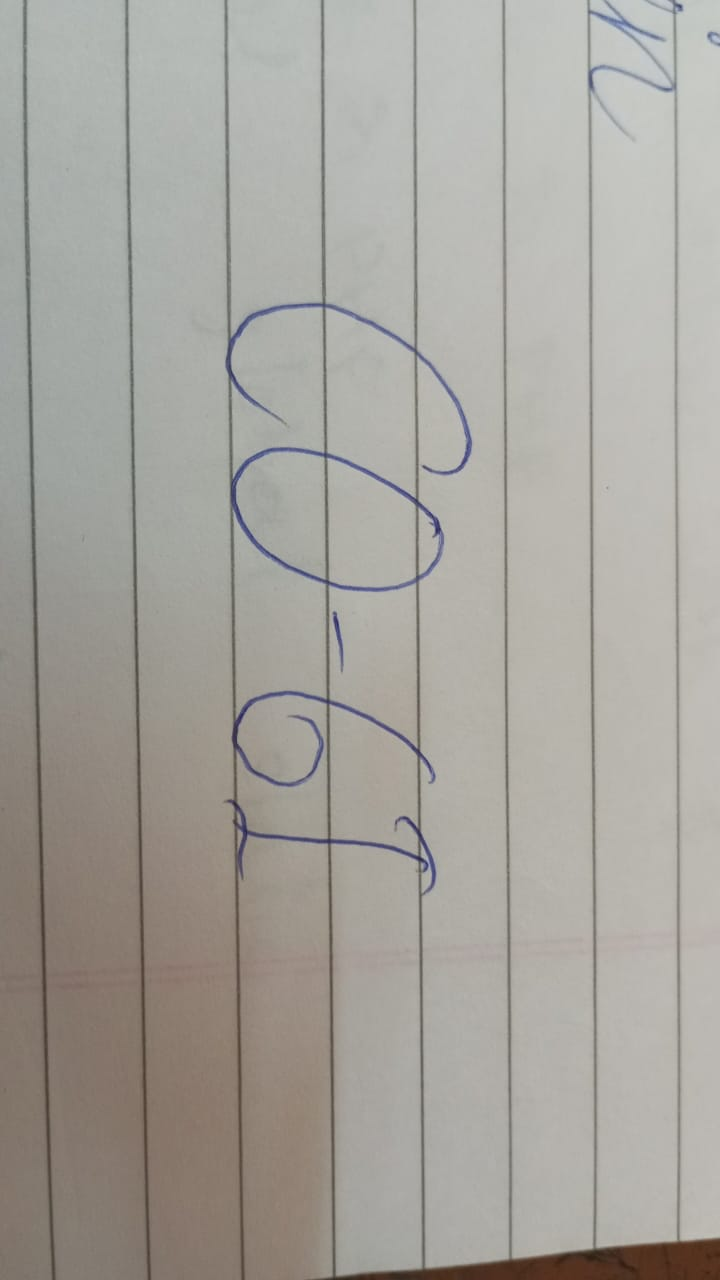
#> input picture img pro/input_images/3.jpg, 720 x 1280 px, found by its file name
$ python demo1.py
#> lines starting #> are read from the running program, lines starting #| are printed output that depends on the picture; after the words box and inside, x2 and y2 are one past the last pixel; in counts of white or black regions, pixels touching at a corner belong together
import cv2
import numpy as np
import os

def process_image(input_path, output_path, block_size=11, c_constant=2, canny_threshold1=50, canny_threshold2=150):
#> called with block_size = 11, c_constant = 2, canny_threshold1 = 50, canny_threshold2 = 150
    try:
        # Step 1: Load the hand-drawn image
        img = cv2.imread(input_path, cv2.IMREAD_GRAYSCALE)
#> img: shape (1280, 720); min 34, max 205, mean 163.8
        if img is None:
            print("Error: Unable to load the image. Check the file path.")
            return

        # Step 2: Apply Gaussian Blur to reduce noise before processing
        blurred_img = cv2.GaussianBlur(img, (7, 7), 0)

        # Step 3: Use adaptive thresholding for better binarization
        binary_img = cv2.adaptiveThreshold(
            blurred_img, 255,
            cv2.ADAPTIVE_THRESH_GAUSSIAN_C,
            cv2.THRESH_BINARY_INV,
            block_size, c_constant
        )
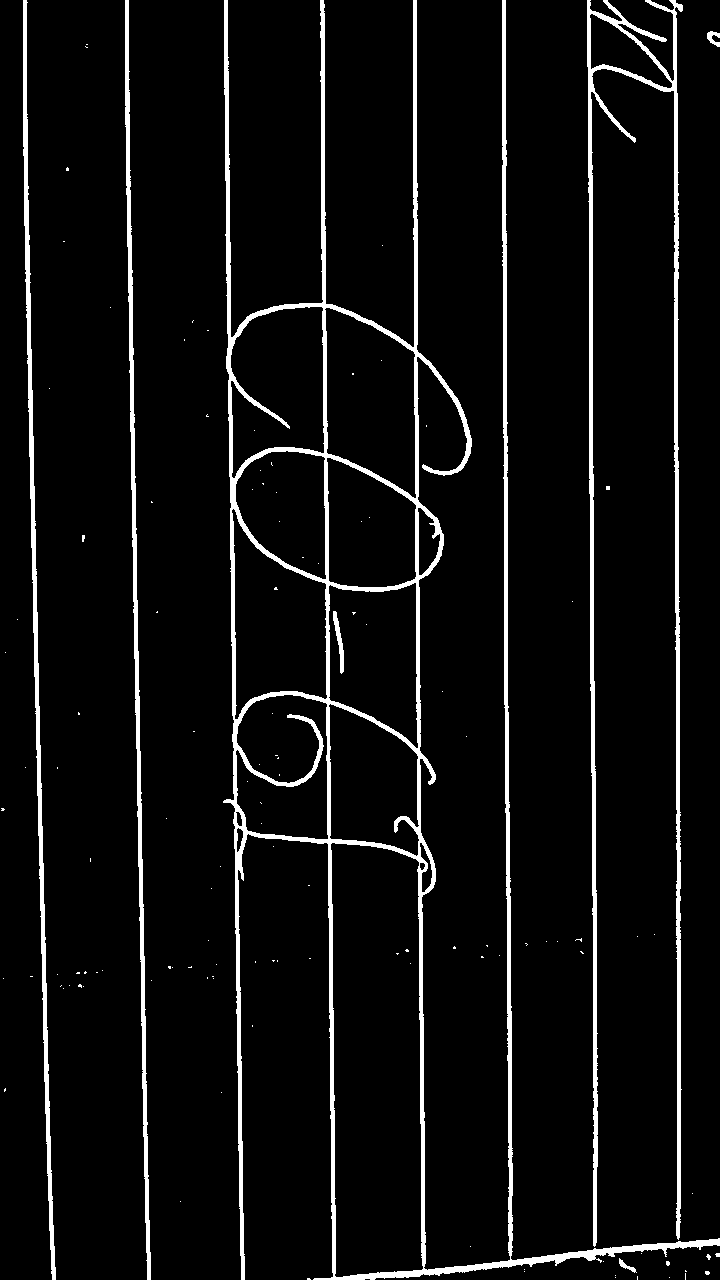
#> binary_img: shape (1280, 720); 5.9% white; 123 white regions (116 under 20 px), largest, box (x1, y1, x2, y2) and area: (223, 0, 720, 1280) 30957, (587, 0, 683, 1247) 11686, (23, 0, 56, 1280) 5527

        # Step 4: Use morphological operations to refine edges
        kernel = cv2.getStructuringElement(cv2.MORPH_ELLIPSE, (3, 3))
        morphed_img = cv2.morphologyEx(binary_img, cv2.MORPH_CLOSE, kernel)
#> morphed_img: shape (1280, 720); 5.9% white; 118 white regions (112 under 20 px), largest, box (x1, y1, x2, y2) and area: (223, 0, 720, 1280) 42723, (23, 0, 56, 1280) 5527, (125, 0, 151, 1280) 5341, (333, 611, 344, 674) 270, (707, 31, 720, 47) 115, (619, 1258, 637, 1273) 82

        # Step 5: Apply edge detection using Canny
        edges = cv2.Canny(morphed_img, canny_threshold1, canny_threshold2)
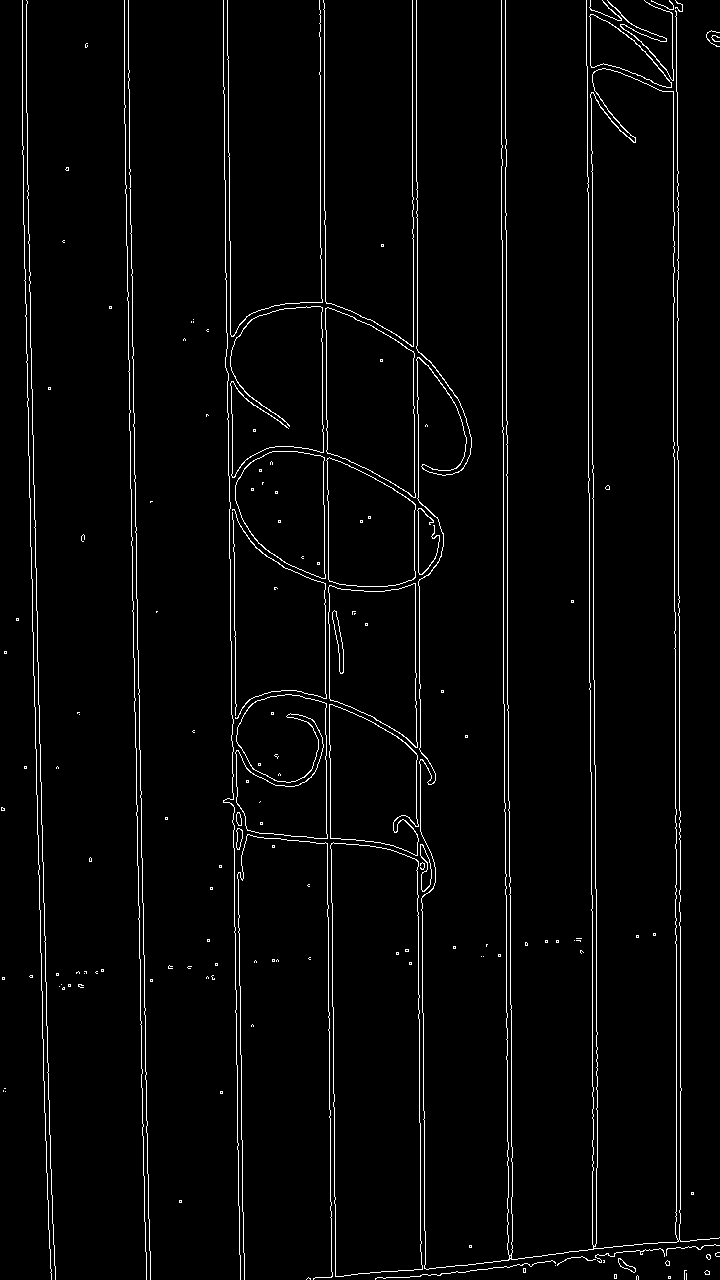
#> edges: shape (1280, 720); 2.9% white in thin lines or dots

        # Step 6: Remove small artifacts and noise
        contours, _ = cv2.findContours(edges, cv2.RETR_EXTERNAL, cv2.CHAIN_APPROX_SIMPLE)
#> contours = 128 contours, 111 with area under 20; largest, box (x1, y1, x2, y2) and area: (416, 0, 720, 1270) 93939, (330, 842, 423, 1277) 36406, (325, 307, 416, 498) 12718, (328, 583, 418, 748) 11240, (235, 694, 328, 839) 11028
        clean_img = np.zeros_like(edges)  # Start with a blank canvas
        for contour in contours:
            if cv2.contourArea(contour) > 50:  # Keep only significant contours
                cv2.drawContours(clean_img, [contour], -1, 255, thickness=1)
#> this loop made 128 passes
#> contour on passes 2, 4, 5, 8, 9, 18, 20, 21, 22, 23, 24, 25: [[668, 1276], [668, 1278], [670, 1278], [670, 1276]], [[614, 1274], [614, 1278], [616, 1278], [616, 1274]], [[686, 1273], [686, 1279]], [[523, 1268], [523, 1272], [525, 1272], [525, 1268]], [[555, 1265]], [[469, 1245], [469, 1247], [471, 1247], [471, 1245]], [[179, 1200], [179, 1202], [181, 1202], [181, 1200]], [[691, 1192], [691, 1194], [693, 1194], [693, 1192]], [[220, 1091], [220, 1093], [222, 1093], [222, 1091]], [[5, 1091]], [[3, 1090], [3, 1091]], [[4, 1088], [5, 1088]]
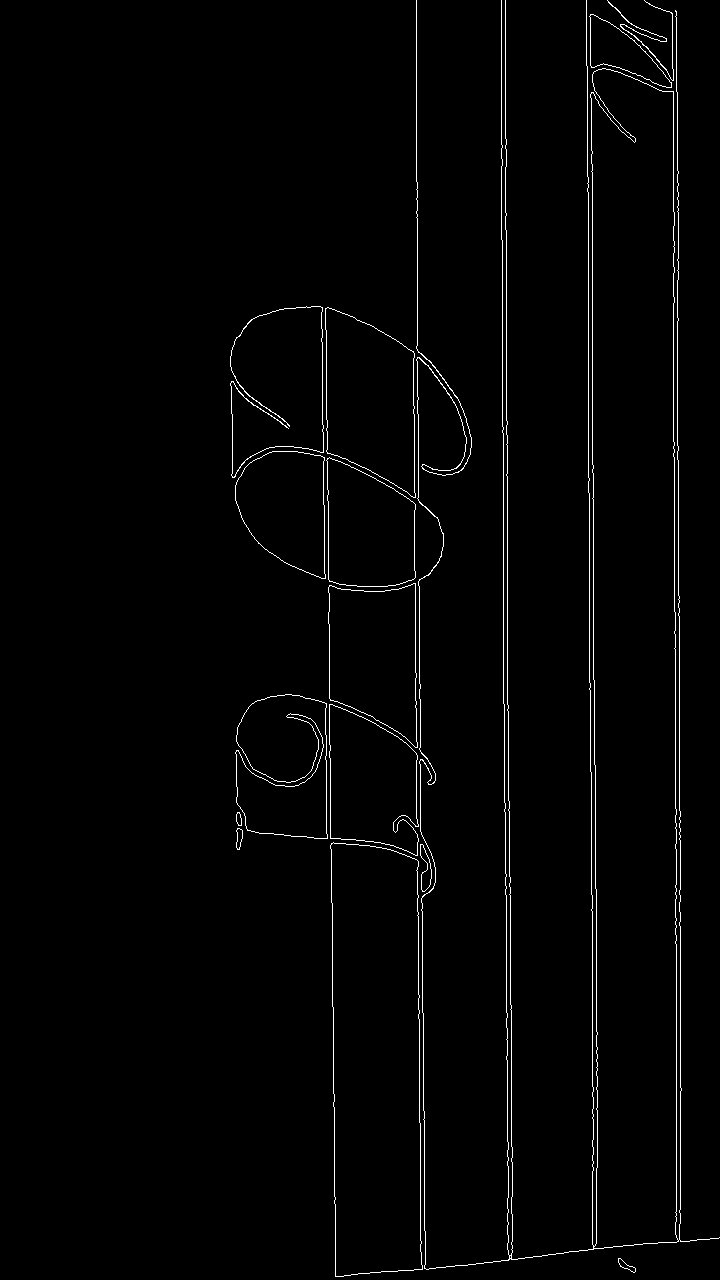
#> clean_img: shape (1280, 720); 1.6% white in thin lines or dots, all inside (x1, y1, x2, y2) = (230, 0, 720, 1277)

        # Step 7: Invert edges back to white background for a digital look
        digital_img = cv2.bitwise_not(clean_img)

        # Step 8: Save and display the output
        cv2.imwrite(output_path, digital_img)
        print(f"Processed image saved at: {output_path}")

        # Optional: Display the images
        cv2.imshow("Original Image", img)
        cv2.imshow("Processed Image", digital_img)
        cv2.waitKey(0)
        cv2.destroyAllWindows()

    except Exception as e:
        print(f"An error occurred: {e}")

# Input and output paths
input_image_path = "C:\\Users\\Admin\\OneDrive\\Desktop\\INK-TO-PIXEL\\img pro\\input_images\\3.jpg"
output_image_path = "C:\\Users\\Admin\\OneDrive\\Desktop\\INK-TO-PIXEL\\img pro\\output_images\\digital_output_3.jpg"

# Check if input file exists
if not os.path.exists(input_image_path):
    print(f"Error: Input file does not exist at {input_image_path}")
else:
    # Process the image
    process_image(input_image_path, output_image_path)

$ run again, with img pro/input_images/1.jpg copied over img pro/input_images/3.jpg
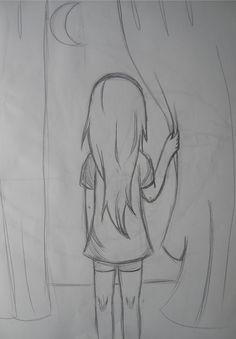
#> input picture img pro/input_images/1.jpg, 236 x 339 px, found by its file name
#> in process_image, `binary_img = cv2.adaptiveThreshold( blurred_img, 255, cv2.ADAPTIVE_THR..`:
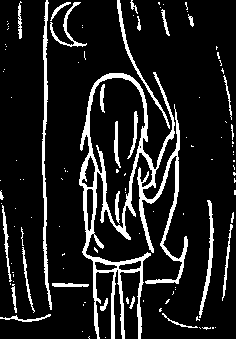
#> binary_img: shape (339, 236); 12.6% white; 113 white regions (84 under 20 px), largest, box (x1, y1, x2, y2) and area: (79, 72, 188, 339) 5678, (42, 0, 52, 310) 956, (199, 200, 214, 318) 414
#> morphed_img: shape (339, 236); 12.7% white; 104 white regions (76 under 20 px), largest, box (x1, y1, x2, y2) and area: (79, 0, 188, 339) 6202, (42, 0, 52, 310) 956, (196, 200, 214, 321) 428
#> edges: shape (339, 236); 8% white in thin lines or dots
#> contours = 215 contours, 205 with area under 20; largest, box (x1, y1, x2, y2) and area: (51, 282, 89, 287) 122, (119, 261, 141, 270) 116, (95, 261, 116, 270) 111, (17, 1, 22, 39) 102, (99, 84, 105, 113) 90
#> the loop in process_image, `for contour in contours:` made 215 passes
#> contour on passes 1 to 3: [[90, 338]], [[104, 336], [104, 338], [106, 338], [106, 336]], [[99, 336], [99, 338]]
#> after the loop in process_image, `for contour in contours:`:
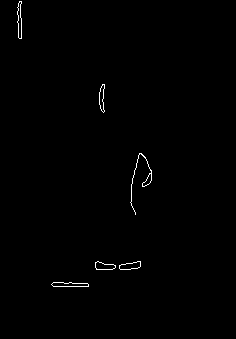
#> clean_img: shape (339, 236); 0.54% white in thin lines or dots, all inside (x1, y1, x2, y2) = (17, 1, 152, 287)
